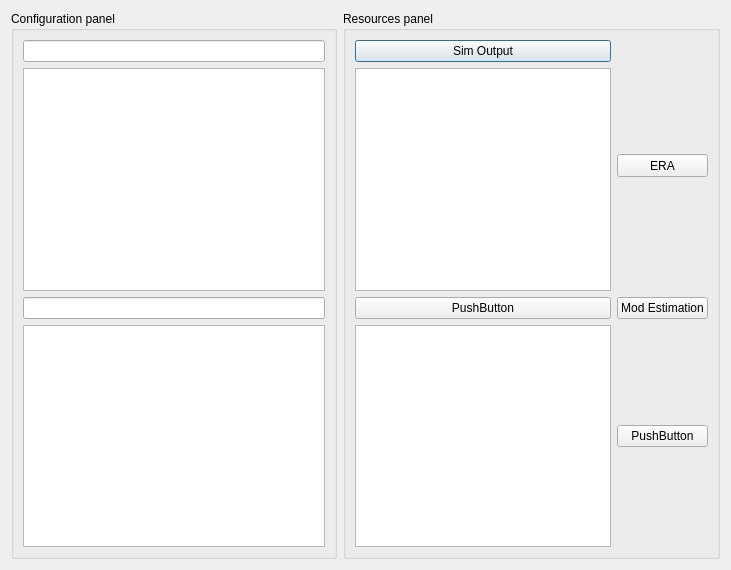
<?xml version="1.0" encoding="UTF-8"?>
<ui version="4.0">
 <class>Dialog</class>
 <widget class="QDialog" name="Dialog">
  <property name="geometry">
   <rect>
    <x>0</x>
    <y>0</y>
    <width>731</width>
    <height>570</height>
   </rect>
  </property>
  <property name="windowTitle">
   <string>Dialog</string>
  </property>
  <layout class="QHBoxLayout" name="horizontalLayout">
   <item>
    <widget class="QGroupBox" name="groupBox">
     <property name="title">
      <string>Configuration panel</string>
     </property>
     <layout class="QGridLayout" name="gridLayout_2">
      <item row="2" column="0">
       <widget class="QTextEdit" name="textEdit_3"/>
      </item>
      <item row="1" column="0">
       <widget class="QLineEdit" name="lineEdit_5"/>
      </item>
      <item row="3" column="0">
       <widget class="QLineEdit" name="lineEdit_3"/>
      </item>
      <item row="4" column="0">
       <widget class="QTextEdit" name="textEdit_4"/>
      </item>
     </layout>
    </widget>
   </item>
   <item>
    <widget class="QGroupBox" name="groupBox_2">
     <property name="title">
      <string>Resources panel</string>
     </property>
     <layout class="QGridLayout" name="gridLayout">
      <item row="0" column="0">
       <widget class="QPushButton" name="pushButton">
        <property name="text">
         <string>Sim Output</string>
        </property>
       </widget>
      </item>
      <item row="0" column="1" rowspan="2">
       <widget class="QPushButton" name="pushButton_2">
        <property name="minimumSize">
         <size>
          <width>0</width>
          <height>23</height>
         </size>
        </property>
        <property name="text">
         <string>ERA</string>
        </property>
       </widget>
      </item>
      <item row="2" column="1">
       <widget class="QPushButton" name="pushButton_3">
        <property name="text">
         <string>Mod Estimation</string>
        </property>
       </widget>
      </item>
      <item row="2" column="0">
       <widget class="QPushButton" name="pushButton_4">
        <property name="text">
         <string>PushButton</string>
        </property>
       </widget>
      </item>
      <item row="3" column="0">
       <widget class="QTextEdit" name="textEdit_5"/>
      </item>
      <item row="1" column="0">
       <widget class="QTextEdit" name="textEdit_2"/>
      </item>
      <item row="3" column="1">
       <widget class="QPushButton" name="pushButton_5">
        <property name="text">
         <string>PushButton</string>
        </property>
       </widget>
      </item>
     </layout>
    </widget>
   </item>
  </layout>
 </widget>
 <resources/>
 <connections/>
</ui>
